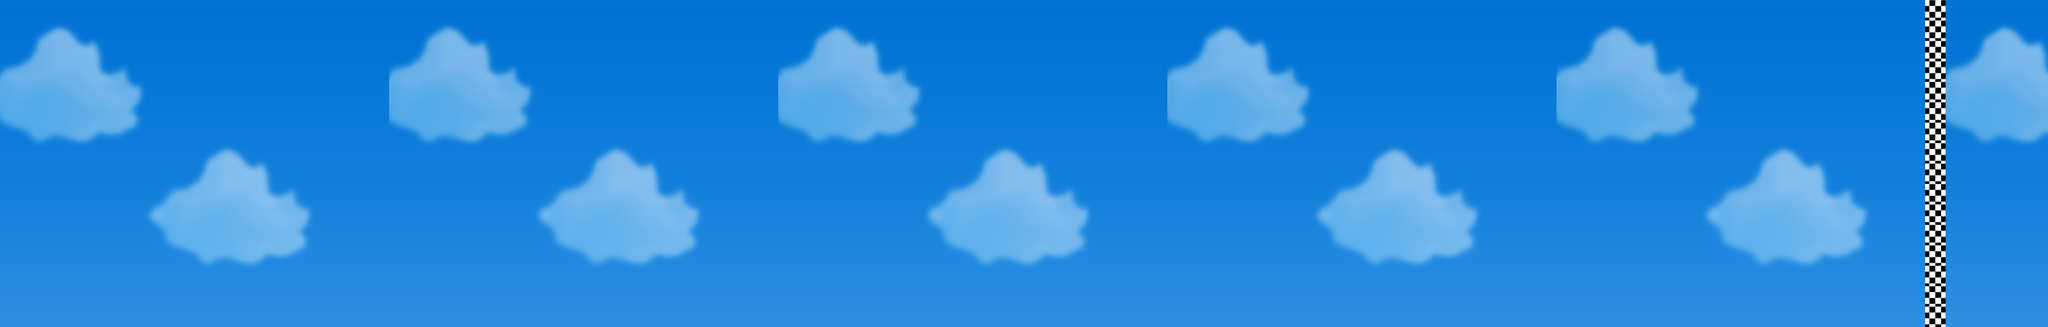

A level layout from a 2D game, rendered from its tile map. Below: a short description, then the map file with tile-grid data replaced by summaries:
An orthogonal 100x16 tile map with 32x32 px tiles, 2 tile layers (background, graphics), 4 tilesets and 1 object.

<map version="1.8" tiledversion="1.8.4" orientation="orthogonal" renderorder="right-down" width="100" height="16" tilewidth="32" tileheight="32" infinite="0" nextlayerid="6" nextobjectid="4">
 <tileset firstgid="1" source="bg.tsx" />
 <tileset firstgid="1981" source="finish_line.tsx" />
 <tileset firstgid="2710" source="finish3.tsx" />
 <tileset firstgid="2791" source="checkerd4.tsx" />
 <layer id="1" name="background" width="100" height="16">
  <data>[1600 cells, 1600 non-empty, 304 distinct tile ids]</data>
 </layer>
 <layer id="2" name="graphics" width="100" height="16">
  <data>[1600 cells, 16 non-empty, 1 distinct tile ids]</data>
 </layer>
 <objectgroup id="5" name="ground">
  <object id="3" x="0" y="480" width="3200" height="32" />
 </objectgroup>
</map>